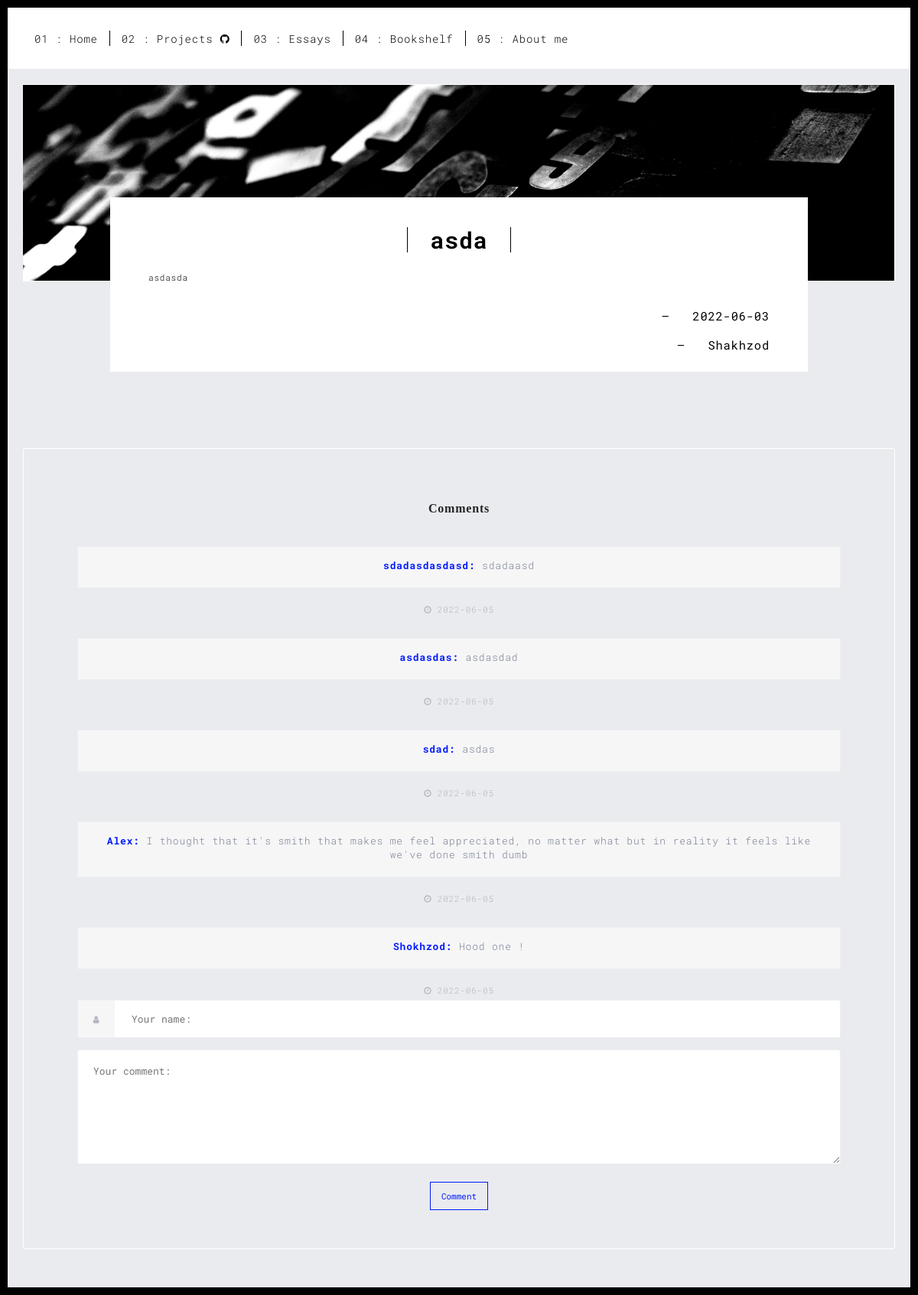
The app's page /article/1 with its own data.
### website/models.py (models this page shows)
class Post(db.Model):
    id = db.Column(db.Integer, primary_key=True)
    text = db.Column(db.Text, nullable=False)
    name = db.Column(db.Text, nullable = False)
    date_created = db.Column(db.DateTime(timezone=True), default=func.now())
    author = db.Column(db.Integer, db.ForeignKey(
        'user.id', ondelete="CASCADE"), nullable=False)
    comments = db.relationship('Comment', backref='post', passive_deletes=True)
    likes = db.relationship('Like', backref='post', passive_deletes=True)

class Comment(db.Model):
    id = db.Column(db.Integer, primary_key=True)
    text = db.Column(db.String(200), nullable=False)
    date_created = db.Column(db.DateTime(timezone=True), default=func.now())
    author = db.Column(db.Integer, db.ForeignKey(
        'user.id', ondelete="CASCADE"), nullable=False)
    post_id = db.Column(db.Integer, db.ForeignKey(
        'post.id', ondelete="CASCADE"), nullable=False)

### website/views.py (the view)
@views.route('/article/<id>')
def article(id):
    name = Post.query.filter_by(id=id).first().name
    text = Post.query.filter_by(id=id).first().text
    date_created = Post.query.filter_by(id=id).first().date_created
    post = Post.query.filter_by(id=id).first()
    return render_template('article.html', name = name, text = text, date_created = str(date_created)[:10],post=post)

### website/templates/article.html (shortened to what this page needs)
<!DOCTYPE html>
<html lang="en">
<head>
<link href="/static/main.3f6952e4.css" rel="stylesheet"></head>
<body class="">
<div id="site-border-left"></div>
<div id="site-border-right"></div>
<div id="site-border-top"></div>
<div id="site-border-bottom"></div>
<header>
  <nav class="navbar  navbar-fixed-top navbar-default">
    <div class="container">
      <div class="collapse navbar-collapse" id="navbar-collapse">
        <ul class="nav navbar-nav ">
          <li><a href="/index.html" title="">01 : Home</a></li>
          <li><a href="https://github.com/shushukurov" >02 : Projects  <i class="fa fa-github"></i></a></li>
          <li><a href="/articles.html" title="">03 : Essays</a></li>
          <li><a href="/about.html" title="">04 : Bookshelf</a></li>
          <li><a href="/contact.html" title="">05 : About me</a></li>
        </ul>
      </div>
    </div>
  </nav>
</header>
<div class="section-container">
  <div class="container">
    <div class="row">
      <div class="col-xs-12">
        <img src="/static/assets/images/work001-01.jpg" class="img-responsive" alt="">
        <div class="card-container">
          <div class="text-center">
            <h1 class="h2">{{name}}</h1>
          </div>
          <p>
            {{text}}
        </p>
        <p>
            <blockquote>
          <small class="pull-right"> {{ post.date_created.strftime('%Y-%m-%d') }}</small>
        </p>
      <p>
        <blockquote>
      <small class="pull-right"> Shakhzod</small>
    </p>
        </div>
      </div>
    </div>
  </div>
</div>
<footer class="footer-container text-center">
      <link href="https://maxcdn.bootstrapcdn.com/font-awesome/4.3.0/css/font-awesome.min.css" rel="stylesheet">
      <div class="container">
      <div class="be-comment-block">
          <h1 class="comments-title">Comments</h1>
          {% for comment in post.comments|reverse %}
          <div class="be-comment">
              <div class="be-comment-content">
              </div>
              <p class="be-comment-text" >
                <a href="blog-detail-2.html"><b>{{comment.author}}:</b></a>
                {{comment.text}}
              </p>
              <span class="be-comment-time">
                <i class="fa fa-clock-o"></i>
                {{comment.date_created.strftime('%Y-%m-%d')}}
            </span>
              {% endfor %}
          <form
          class="form-block"
          method="POST"
          action="/create-comment/{{post.id}}">
              <div class="row">
                  <div class="col-xs-12">
                      <div class="form-group fl_icon">
                          <div class="icon"><i class="fa fa-user"></i></div>
                          <input class="form-input" type="username"
                          id="username"
                          required=""
                          name="username"
                          placeholder="Your name:">
                      </div>
                  </div>
                  <div class="col-xs-12">
                      <div class="form-group">
                          <textarea class="form-input" required="" type="text"
                          id="text"
                          name="text"
                          placeholder="Your comment:"></textarea>
                      </div>
                  </div>
              </div>
              <button type="submit" class="btn btn-primary">Comment </button>
          </form>
      </div>
      </div>
</footer>
 <script type="text/javascript" src="/static/main.70a66962.js"></script></body>
</html>

### website/templates/article.html (style rules this page uses)
body { margin-top:20px; background-color:#e9ebee; }
.be-comment-block { margin-bottom: 50px !important; border: 1px solid #edeff2; border-radius: 2px; padding: 50px 70px; border:1px solid #ffffff; }
.comments-title { font-size: 16px; color: #262626; margin-bottom: 15px; font-family: 'Conv_helveticaneuecyr-bold'; }
.be-comment-content { margin-left: 80px; }
.be-comment-time { text-align: right; }
.be-comment-time { font-size: 11px; color: #b4b7c1; }
.be-comment-text { font-size: 13px; line-height: 18px; color: #7a8192; display: block; background: #f6f6f7; border: 1px solid #edeff2; padding: 15px 20px 20px 20px; }
.form-group.fl_icon .icon { position: absolute; top: 1px; left: 16px; width: 48px; height: 48px; background: #f6f6f7; color: #b5b8c2; text-align: center; line-height: 50px; -webkit-border-top-left-radius: 2px; -webkit-border-bottom-left-radius: 2px; -moz-border-radius-topleft: 2px; -moz-border-radius-bottomleft: 2px; border-top-left-radius: 2px; border-bottom-left-radius: 2px; }
.form-group .form-input { font-size: 13px; line-height: 50px; font-weight: 400; color: #b4b7c1; width: 100%; height: 50px; padding-left: 20px; padding-right: 20px; border: 1px solid #edeff2; border-radius: 3px; }
.form-group.fl_icon .form-input { padding-left: 70px; }
.form-group textarea.form-input { height: 150px; }

### records on screen
Post: name "asda", text "asdasda", date_created "2022-06-03"
Comment: author "sdadasdasdasd", text "sdadaasd", date_created "2022-06-05"
Comment: author "asdasdas", text "asdasdad", date_created "2022-06-05"
Comment: author "sdad", text "asdas", date_created "2022-06-05"
Comment: author "Alex", text "I thought that it's smith that makes me feel appreciated, no matter what but in reality it feels like we've done smith dumb", date_created "2022-06-05"
Comment: author "Shokhzod", text "Hood one !", date_created "2022-06-05"
